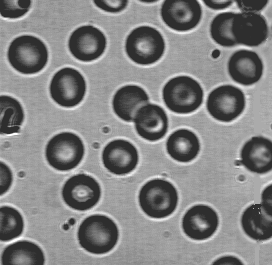
%> input picture lab1/slike/blood1.tif, 272 x 265 px, given in place of medalja_kamenita_vrata.png, which was not available
$ octave Zad2.m   (GNU Octave 9; MATLAB toolbox functions it lacks are replaced by stand-ins)
%> lines starting %> are read from the running program, lines starting %| are printed output that depends on the picture; pictures that were not available may be replaced by others from this repository, and a replacement may not be noted
### lab1/tight_subplot.m
function [ha, pos] = tight_subplot(Nh, Nw, gap, marg_h, marg_w)

% tight_subplot creates "subplot" axes with adjustable gaps and margins
%
% [ha, pos] = tight_subplot(Nh, Nw, gap, marg_h, marg_w)
%
%   in:  Nh      number of axes in hight (vertical direction)
%        Nw      number of axes in width (horizontaldirection)
%        gap     gaps between the axes in normalized units (0...1)
%                   or [gap_h gap_w] for different gaps in height and width
%        marg_h  margins in height in normalized units (0...1)
%                   or [lower upper] for different lower and upper margins
%        marg_w  margins in width in normalized units (0...1)
%                   or [left right] for different left and right margins
%
%  out:  ha     array of handles of the axes objects
%                   starting from upper left corner, going row-wise as in
%                   subplot
%        pos    positions of the axes objects
%
%  Example: ha = tight_subplot(3,2,[.01 .03],[.1 .01],[.01 .01])
%           for ii = 1:6; axes(ha(ii)); plot(randn(10,ii)); end
%           set(ha(1:4),'XTickLabel',''); set(ha,'YTickLabel','')

% Pekka Kumpulainen 21.5.2012   @tut.fi
% Tampere University of Technology / Automation Science and Engineering


if nargin<3; gap = .02; end
if nargin<4 || isempty(marg_h); marg_h = .05; end
if nargin<5; marg_w = .05; end

if numel(gap)==1;
    gap = [gap gap];
end
if numel(marg_w)==1;
    marg_w = [marg_w marg_w];
end
if numel(marg_h)==1;
    marg_h = [marg_h marg_h];
end

axh = (1-sum(marg_h)-(Nh-1)*gap(1))/Nh;
axw = (1-sum(marg_w)-(Nw-1)*gap(2))/Nw;

py = 1-marg_h(2)-axh;

% ha = zeros(Nh*Nw,1);
ii = 0;
for ih = 1:Nh
    px = marg_w(1);

    for ix = 1:Nw
        ii = ii+1;
        ha(ii) = axes('Units','normalized', ...
            'Position',[px py axw axh], ...
            'XTickLabel','', ...
            'YTickLabel','');
        px = px+axw+gap(2);
    end
    py = py-axh-gap(1);
end
if nargout > 1
    pos = get(ha,'Position');
end
ha = ha(:);

### lab1/Zad2.m
clc
clear all
addpath('.\funkcije')
addpath('.\slike')

[img, map ]= imread('medalja_kamenita_vrata.png');
%> img is the input picture: size 265x272 uint8; min 46, max 255, mean 129.8
%> map = []
img = double(img);
%> img: size 265x272 double
imgU = sqrt(img);
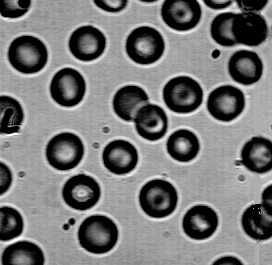
%> imgU: size 265x272 double; min 6.78, max 15.97, mean 11.11; drawn with min black and max white
maxx = max(imgU(:))
%> maxx = 15.97
minn = min(imgU(:))
%> minn = 6.78
figure();imagesc(imgU)
colormap(gray)

maxcol = size(colormap(gray), 1) - 1;

imgg = (imgU - minn)./(maxx-minn).*maxcol;
figure();image(imgg);colormap(gray)
imgg2 = (imgU - minn)./(maxx-minn);
% figure();imshow(imgg,[0, maxcol] );colormap(gray)
figure();aa=imshow(imgg2 );colormap(gray)
%%
[img, map] = imread('uskoci1.png');
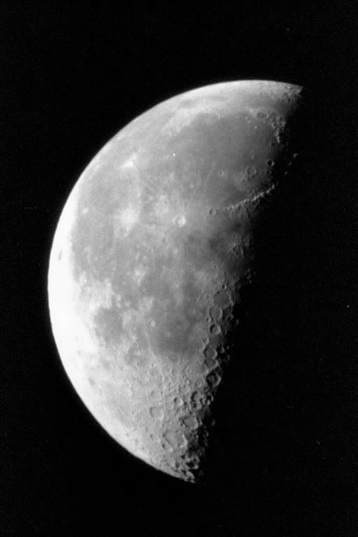
%> input picture lab1/slike/moon.tif, 358 x 537 px, given in place of uskoci1.png, which was not available
%> img is the input picture: size 537x358 uint8; min 0, max 253, mean 52.9
gray_img = rgb2gray(img);
gray_img = double(gray_img);
img_log = log(gray_img);
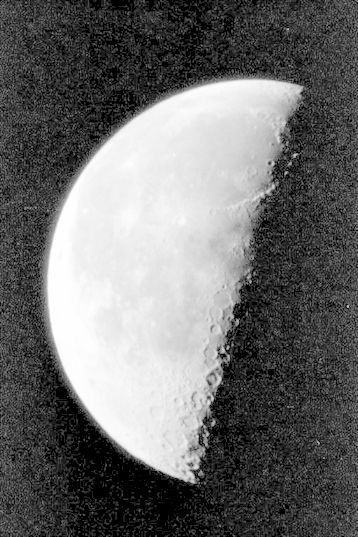
%> img_log: size 537x358 double; 0.76% of the values are NaN or infinite; the others: min 0, max 5.53, mean 2.36; drawn with min black, max white, NaN and infinite black
img_sqrt = sqrt(gray_img);
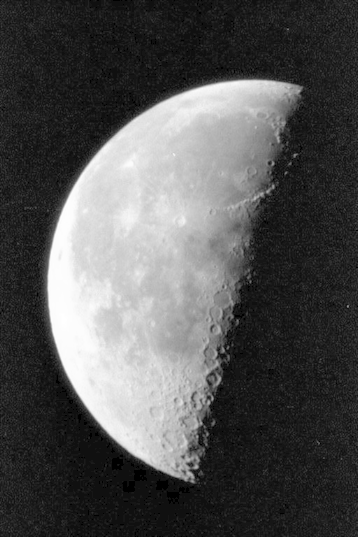
%> img_sqrt: size 537x358 double; min 0, max 15.91, mean 5.18; drawn with min black and max white
img_sq = gray_img.*gray_img;
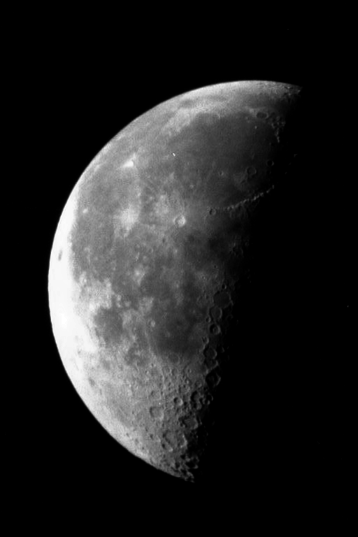
%> img_sq: size 537x358 double; min 0, max 64009, mean 8884.5; drawn with min black and max white
% figure();imagesc(img_log);colormap(gray);
% figure();imagesc(img_sqrt);colormap(gray);
% figure();imagesc(img_sq);colormap(gray);

figure();
[ha, pos] = tight_subplot(2,2,[.01 .01],[.01 .01],[.01 .01]);
axes(ha(1)),imagesc(img);axis off;colormap(gray);
axes(ha(2)),imagesc(img_log);axis off;colormap(gray);
axes(ha(3)),imagesc(img_sqrt);axis off;colormap(gray);
axes(ha(4)),imagesc(img_sq);axis off;colormap(gray);

%%
x = linspace(0, 255, 256);
y1 = x.*x;
y2 = sqrt(x);
y3 = log(x);
[ha, pos] = tight_subplot(3,1,[.025 .025],[.025 .025],[.025 .025]);
figure(); axes(ha(1)); plot(x, y1,'Color',[0.1, 0.5, 0.1]);  grid on; xlabel('x'); ylabel('transformation'); legend('x^2');xlim([0 255]);
axes(ha(2));plot(x, y2,'Color',[0.1, 0.5, 0.1]);  grid on; xlabel('x'); ylabel('transformation');  legend('sqrt(x)' );xlim([0 255]);
axes(ha(3)); plot(x, y3, 'Color',[0.1, 0.5, 0.1]); legend('log(x)' ); grid on; xlabel('x'); ylabel('transformation'); xlim([0 255]);
%> after `xlim([0 255])`:
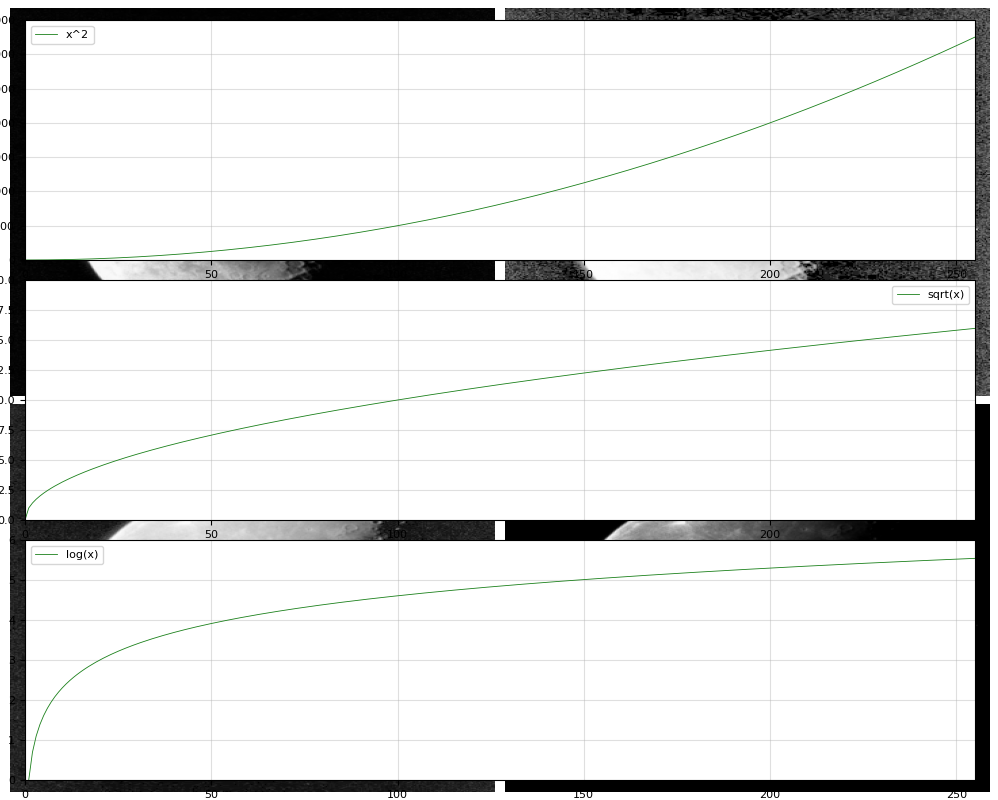
%> figure redrawn from the program's plot data, 7 panels
%%
[img1, map] = imread('medalja_kamenita_vrata.png');
%> (the run ends here)
